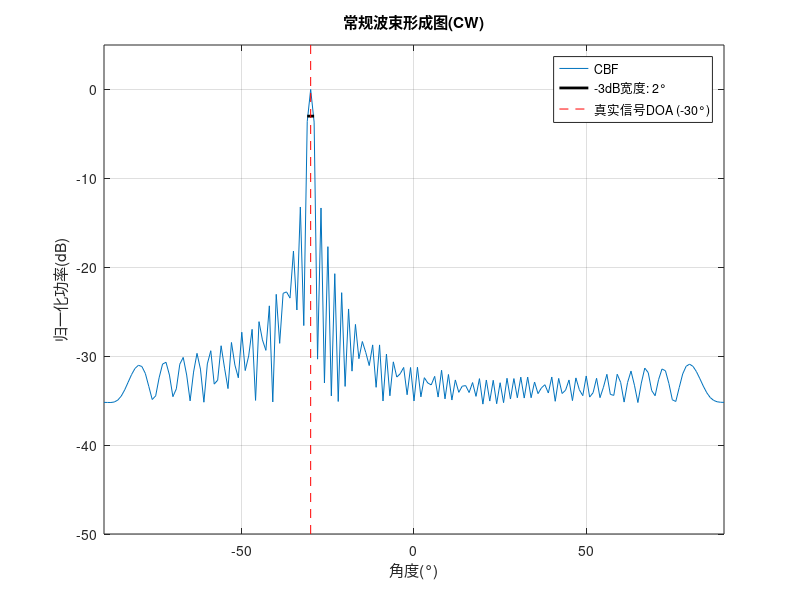
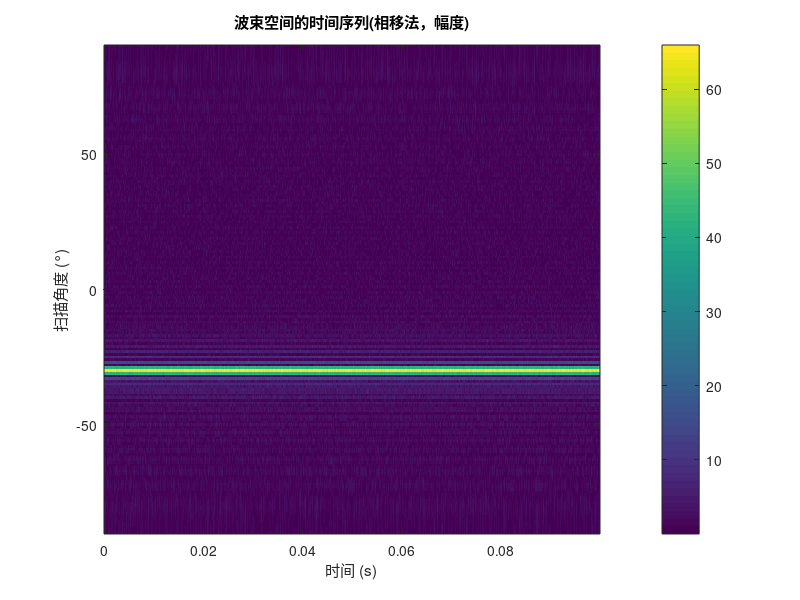
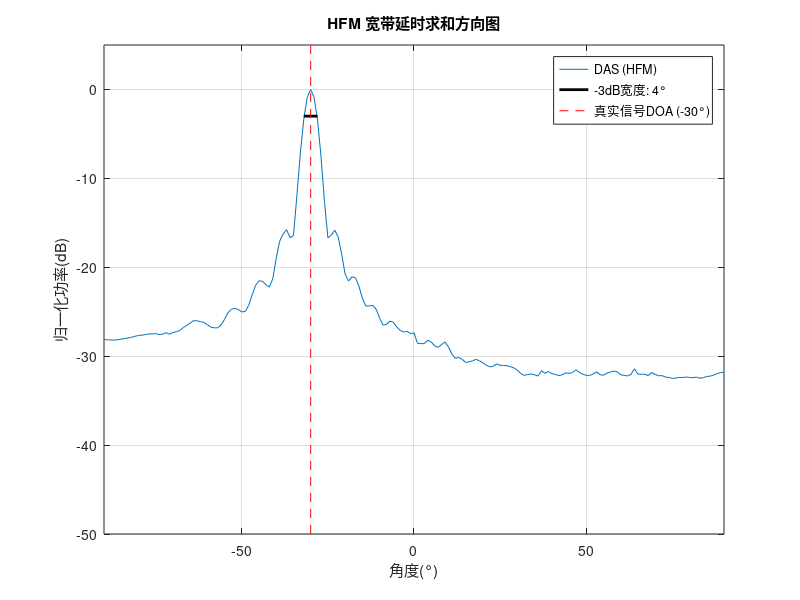

Recreate these plots in MATLAB, in order. (Note: this script raises an error after producing the figures.)
% CBF for CW和HFM信号
%% 1. 定义阵列和信号参数
clear; clc; close all;

N = 64;                 % 阵元数量
d = 0.5;                % 阵元间距 (m)
c = 1500;             % 声速 (m/s)
f = 1500;             % 信号频率 (Hz),小于1500
fs = 5000;            % 采样频率 (Hz)
T = 0.1;                % 信号时长 (s)
t = 0:1/fs:(T-1/fs);    % 时间向量 (1 x M)
L = length(t);          % 采样点数（快拍数）

signal_doa_deg = -30;% 信号的真实入射角度
signal_doa_rad = deg2rad(signal_doa_deg); % 转换为弧度

% 派生量
lambda = c / f;  % d/λ=0.5，正好半波长，不会栅瓣
k0 = 2*pi / lambda;      % 波数(空间角频率，rad/m)
element_pos = (0:N-1).' * d;      % 阵元位置 (N x 1)
% 扫描角设置（用于方向图/波束空间）
scan_angles_deg = -90:1:90;
scan_angles_rad = deg2rad(scan_angles_deg);
K = numel(scan_angles_deg); % K=181 个角度

%% 2. 模拟CW接收信号
tau = element_pos * sin(signal_doa_rad) / c; % 每个阵元相对于第一个阵元的时间延迟
% 生成每个阵元接收到的信号 (N x M 矩阵)
time_matrix = t - tau; % 第 n 个阵元在全局时间为t(m)的那一刻，所接收到的信号
received_signals = exp(1j * 2 * pi * f * time_matrix); % 窄带复指数

% 加入一些噪声
noise = 0.1 * (randn(N, L) + 1j * randn(N, L));
received_signals = received_signals + noise;

%% 3. 相移波束形成
% 取 t=0 时刻的快照 (N x 1 向量)
% S = [a(theta1), a(theta2), ...] (N x K) —— 阵列流形矩阵
% a(theta) = exp(-j*k0*element_pos*sin(theta))
S = exp(-1j * k0 * (element_pos * sin(scan_angles_rad)));  % N x K，省去单个导向矩阵循环扫描
Rxx = (received_signals * received_signals') / L; % (N x N) 样本协方差，比单个snapshot更平均
P = real( sum( conj(S) .* (Rxx * S), 1 ).' );  % (K x 1)，方向图：P(θ) = a^H Rxx a

% 归一化功率
to_dB = @(p) 10*log10( p / max(p(:)) + eps );% 定义归一化转dB函数
P_db = to_dB(P);% 转换为dB

%% 4.计算并打印-3dB波束宽度
% 找到峰值索引
[~, peak_idx] = max(P_db);
% 从峰值向左寻找-3dB点
left_idx = peak_idx;
while left_idx > 1 && P_db(left_idx) > -3
    left_idx = left_idx - 1;
end
left_angle = scan_angles_deg(left_idx);
% 从峰值向右寻找-3dB点
right_idx = peak_idx;
while right_idx < length(scan_angles_deg) && P_db(right_idx) > -3
    right_idx = right_idx + 1;
end
right_angle = scan_angles_deg(right_idx);
% 计算波束宽度
hpbw = right_angle - left_angle;
fprintf('主瓣峰值位于: %d°\n', scan_angles_deg(peak_idx));
fprintf('-3dB点位于: %d° 和 %d°\n', left_angle, right_angle);
fprintf('波束宽度 (HPBW) 约为: %d°\n', hpbw);

%% 5. 绘制原始方向图
figure(1);
plot(scan_angles_deg, P_db, 'DisplayName', 'CBF');
hold on;
plot([left_angle, right_angle], [-3, -3], 'k', 'LineWidth', 2, 'DisplayName', sprintf('-3dB宽度: %d°', hpbw));
grid on;
title('常规波束形成图(CW)');
xlabel('角度(°)'); ylabel('归一化功率(dB)');
xlim([-90, 90]); ylim([-50, 5]);
true_doa_label = sprintf('真实信号DOA (%d°)', signal_doa_deg);
plot([signal_doa_deg, signal_doa_deg], [-50, 5], 'r--', 'DisplayName', true_doa_label);
hold off;
legend('show'); 

%% 6：计算并绘制波束空间的时间序列
B_phase = (conj(S).') * received_signals; % 相移法，每一行是一条角度的时序
%B_phase_pow = abs(B_phase).^2;
% B_phase_db  = to_dB(B_phase_pow);

figure(2);
imagesc(t, scan_angles_deg, abs(B_phase)); % imagesc绘制颜色图(X轴, Y轴, 矩阵数据）
set(gca, 'YDir', 'normal'); % 将y轴方向设置为正常（-90在下，90在上），美化图表
colorbar; % 颜色条
title('波束空间的时间序列(相移法，幅度)');
xlabel('时间 (s)');
ylabel('扫描角度 (°)');






%% HFM：宽带延时求和波束形成 
% 参数
f_start  = 1500;                     % HFM 起始频率 (Hz)
f_end    = 500;                      % HFM 终止频率 (Hz)
f_center = (f_start + f_end)/2;      % 仅作参考，不用于相移
% 生成 HFM 基带 (单位幅度的复指数)
k_hfm = (f_start / T) * (f_start / f_end - 1);                 % 超曲调频参数
phi = (2*pi*f_start^2/k_hfm) * log(1 + (k_hfm/f_start)*t);           % 相位
hfm_signal_base = exp(1j * phi);

% 阵列接收（按真实 DOA 的几何延时）
tau = element_pos * sin(signal_doa_rad) / c;            % N×1
time_matrix = t - tau;                                  % N×M
received_signals_hfm = zeros(N, L);  % 复数矩阵
for n = 1:N
    % 对于每个阵元 n，其接收信号是在延迟后的时间点time_matrix(n,:) 对原始hfm_signal_base进行采样的结果
    received_signals_hfm(n,:) = interp1(t, hfm_signal_base, time_matrix(n,:), 'linear', 0);
end
% 加噪
received_signals_hfm = received_signals_hfm + 0.1*(randn(N,L) + 1j*randn(N,L));

%% 宽带延时求和：按角度扫描对齐并求功率方向图
B_das = zeros(K, L);  % K×L，每一行是某扫描角的时间序列
for kk = 1:K
    theta = scan_angles_rad(kk);
    tau_scan = element_pos * sin(theta) / c; % N×1，扫描角的补偿延时
    y_sum = zeros(1, L);
    for n = 1:N
        % 延时求和，对第 n 个阵元做 +tau_scan(n) 的时间对齐（若扫描角=真实角，则对齐到同相）
        y_n = interp1(t, received_signals_hfm(n,:), t + tau_scan(n), 'linear', 0);
        y_sum = y_sum + y_n;
    end
    B_das(kk,:) = y_sum / N;  % 均衡加权
end

% 方向图（把每个角度的时间序列做平均功率）
P_hfm = mean(abs(B_das).^2, 2);      % K×1，mean(,2)在时间T上求平均
P_db_hfm = 10*log10(P_hfm / max(P_hfm) + eps);

% 计算并打印 -3 dB 波束宽度
[~, peak_idx_hfm] = max(P_db_hfm);
left_idx = peak_idx_hfm;
while left_idx > 1 && P_db_hfm(left_idx) > -3
    left_idx = left_idx - 1;
end
right_idx = peak_idx_hfm;
while right_idx < length(scan_angles_deg) && P_db_hfm(right_idx) > -3
    right_idx = right_idx + 1;
end
left_angle_hfm  = scan_angles_deg(left_idx);
right_angle_hfm = scan_angles_deg(right_idx);
hpbw_hfm = right_angle_hfm - left_angle_hfm;

fprintf('[HFM] 主瓣峰值位于: %d°\n', scan_angles_deg(peak_idx_hfm));
fprintf('[HFM] -3dB点位于: %d° 和 %d°\n', left_angle_hfm, right_angle_hfm);
fprintf('[HFM] 波束宽度 (HPBW) 约为: %d°\n', hpbw_hfm);

%% HFM 宽带延时求和方向图
figure(3);
plot(scan_angles_deg, P_db_hfm, 'DisplayName', 'DAS (HFM)');
hold on;
plot([left_angle_hfm, right_angle_hfm], [-3, -3], 'k', 'LineWidth', 2, ...
    'DisplayName', sprintf('-3dB宽度: %d°', hpbw_hfm));
plot([signal_doa_deg, signal_doa_deg], [-50, 5], 'r--', 'DisplayName', ...
    sprintf('真实信号DOA (%d°)', signal_doa_deg));
grid on; xlim([-90,90]); ylim([-50, 5]);
title('HFM 宽带延时求和方向图');
xlabel('角度(°)'); ylabel('归一化功率(dB)');
legend('show'); hold off;

%% HFM 波束空间的时间序列（延时求和）
figure(4);
imagesc(t, scan_angles_deg, abs(B_das));     % 幅度（也可改成 10*log10(abs(B_das).^2)）
set(gca, 'YDir', 'normal');
colorbar;
title('HFM 波束空间的时间序列（延时求和，幅度）');
xlabel('时间 (s)'); ylabel('扫描角度 (°)');

%% 可视化生成的HFM基带信号
% 为了绘图，我们需要脚本第一部分定义的变量: t, hfm_signal_base, f_start, f_end, T, phi, fs
% --- 创建新图形窗口 ---
figure(5);
% --- 1. 绘制信号的实部波形 ---
subplot(2, 1, 1);
plot(t, real(hfm_signal_base),'DisplayName', 'HFM实部');
grid on;
title('HFM时域波形 (信号实部)');
xlabel('时间 (s)');ylabel('幅度');legend('show');


% --- 2. 绘制瞬时频率 ---
% 瞬时角频率是相位的导数 w(t) = d(phi)/dt
% 瞬时频率 f(t) = w(t) / (2*pi)
% 用差分来近似求导
inst_freq = diff(unwrap(phi)) ./ (2 * pi * diff(t)); % diff(t)的每个值都是1/fs

subplot(2, 1, 2);
% diff会使向量长度减1，所以时间轴也要对应地去掉最后一个点
plot(t(1:end-1), inst_freq,'DisplayName', 'HFM瞬时频率'); 
grid on;
title('HFM瞬时频率');
xlabel('时间 (s)');ylabel('频率 (Hz)');legend('show');
ylim([f_end-100, f_start+100]); % 设置一个合适的Y轴范围


% --- 3. (推荐) 绘制谱图 (Spectrogram)，最直观的显示方式 ---
% 需要 Signal Processing Toolbox
figure(6);
spectrogram(hfm_signal_base, kaiser(128, 5), 120, 256, fs, 'yaxis');
title('HFM信号的谱图（时频分析）');